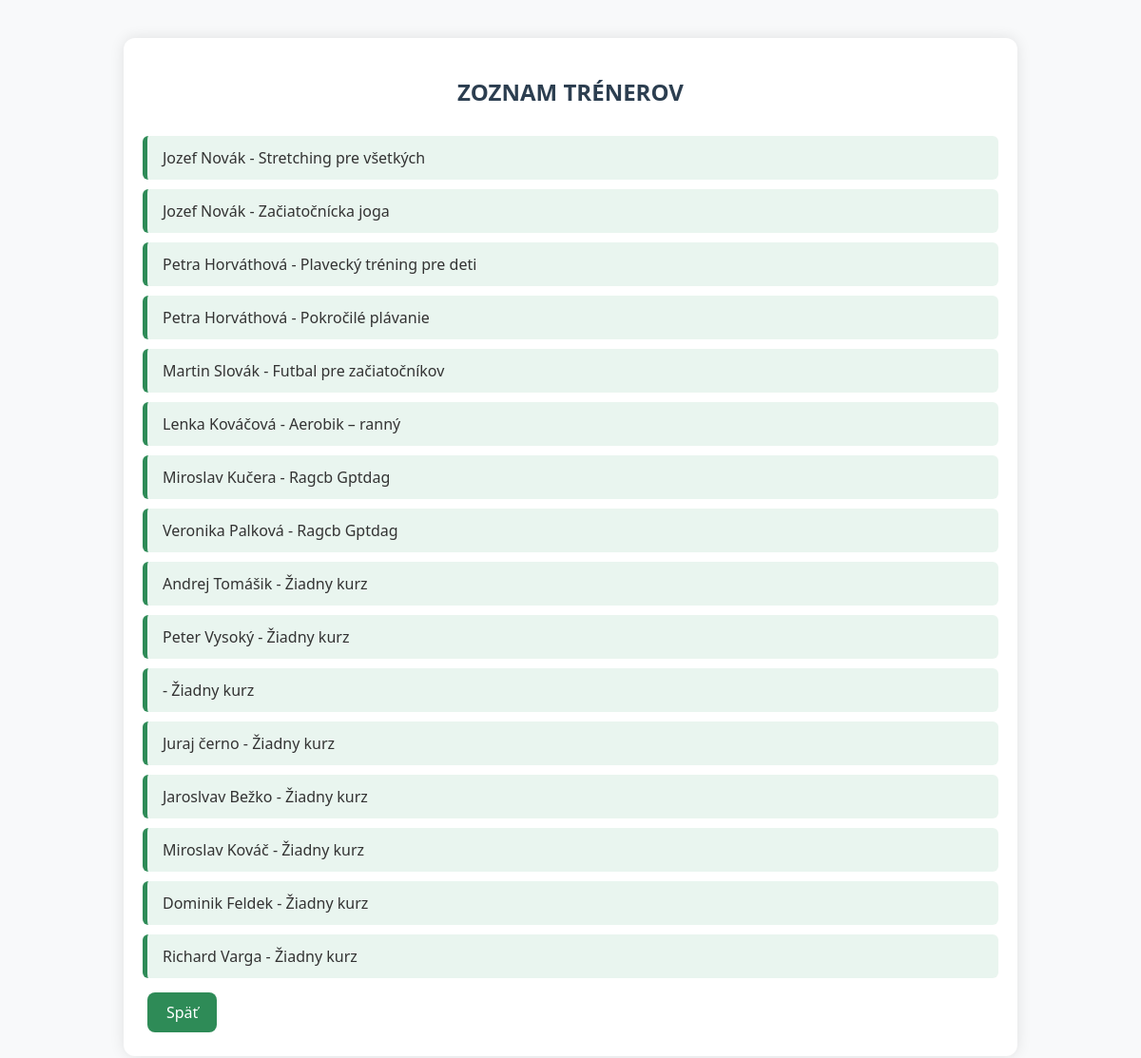
/treneri, run on the app's committed database.
### tables this page shows
CREATE TABLE Treneri (
    ID_trenera INTEGER PRIMARY KEY,
    Meno TEXT NOT NULL,
    Priezvisko TEXT NOT NULL,
    Specializacia TEXT,
    Telefon TEXT
, Heslo TEXT);

### app.py (the view)
@app.route('/treneri')
def zobraz_trenerov():
    conn = pripoj_db()
    cursor = conn.cursor()
    cursor.execute("""
        SELECT T.ID_trenera, T.Meno || ' ' || T.Priezvisko as Trener,
               IFNULL(Nazov_kurzu, 'Žiadny kurz')
        FROM Treneri T
        LEFT JOIN Kurzy K ON T.ID_trenera = K.ID_trenera
    """)
    treneri = cursor.fetchall()
    conn.close()
    return render_template("treneri.html", treneri=treneri)

### app.py (called while the page is built)
def pripoj_db():
    conn = sqlite3.connect(os.path.abspath("kurzy.db"))
    return conn

@app.before_request
def set_lang():
    lang = request.args.get("lang")
    if lang not in SUPPORTED:
        lang = session.get("lang", "sk")
    session["lang"] = lang
    g.t = TRANSLATIONS[lang]

@app.context_processor
def inject_translations():
     return dict(t=g.t)

### templates/treneri.html (shortened to what this page needs)
<!DOCTYPE html>
<html lang="sk">
<head>
    <link rel="stylesheet" href="{{ url_for('static', filename='main.css') }}">
</head>
<body>
    <div class="container">
        <h2>{{ t.trainer_list }}</h2>
        {% for trener in treneri %}
            <div class="alert-box">{{ trener[1] }} - {{ trener[2] }}</div>
        {% endfor %}
        <a href="/" class="btn">{{ t.back }}</a>
    </div>
</body>
</html>

### static/main.css (style rules this page uses)
body { font-family: 'Segoe UI', Tahoma, Geneva, Verdana, sans-serif; background-color: #f8f9fa; margin: 0; padding: 0; color: #333; }
.container { width: 90%; max-width: 900px; margin: 40px auto; padding: 20px; background-color: white; border-radius: 12px; box-shadow: 0 0 15px rgba(0, 0, 0, 0.1); }
h1, h2 { text-align: center; text-transform: uppercase; color: #2c3e50; margin-bottom: 30px; }
button, a.btn { display: inline-block; background-color: #2e8b57; color: white; padding: 10px 20px; margin: 5px; border: none; border-radius: 8px; font-size: 16px; text-decoration: none; cursor: pointer; transition: background-color 0.3s ease; }
.alert-box { padding: 12px 16px; margin: 10px 0; border-left: 5px solid #2e8b57; background-color: #e9f5ef; border-radius: 6px; }
.btn { background-color: #2e8b57; color: white; padding: 12px 25px; border-radius: 8px; text-decoration: none; font-size: 16px; transition: background-color 0.3s; text-align: center; }

### data on the page
Treneri: trener "Jozef Novák", trener "Stretching pre všetkých", trener "Začiatočnícka joga"
Treneri: trener "Petra Horváthová", trener "Plavecký tréning pre deti", trener "Pokročilé plávanie"
Treneri: trener "Martin Slovák", trener "Futbal pre začiatočníkov"
Treneri: trener "Lenka Kováčová", trener "Aerobik – ranný"
Treneri: trener "Miroslav Kučera", trener "Ragcb Gptdag"
Treneri: trener "Veronika Palková", trener "Ragcb Gptdag"
Treneri: trener "Andrej Tomášik", trener "Žiadny kurz"
Treneri: trener "Peter Vysoký", trener "Žiadny kurz"
Treneri: trener "Žiadny kurz"
Treneri: trener "Juraj černo", trener "Žiadny kurz"
Treneri: trener "Jaroslvav Bežko", trener "Žiadny kurz"
Treneri: trener "Miroslav Kováč", trener "Žiadny kurz"
Treneri: trener "Dominik Feldek", trener "Žiadny kurz"
Treneri: trener "Richard Varga", trener "Žiadny kurz"

### other printed values
{{ t.trainer_list }} "ZOZNAM TRÉNEROV"
{{ t.back }} "Späť"
